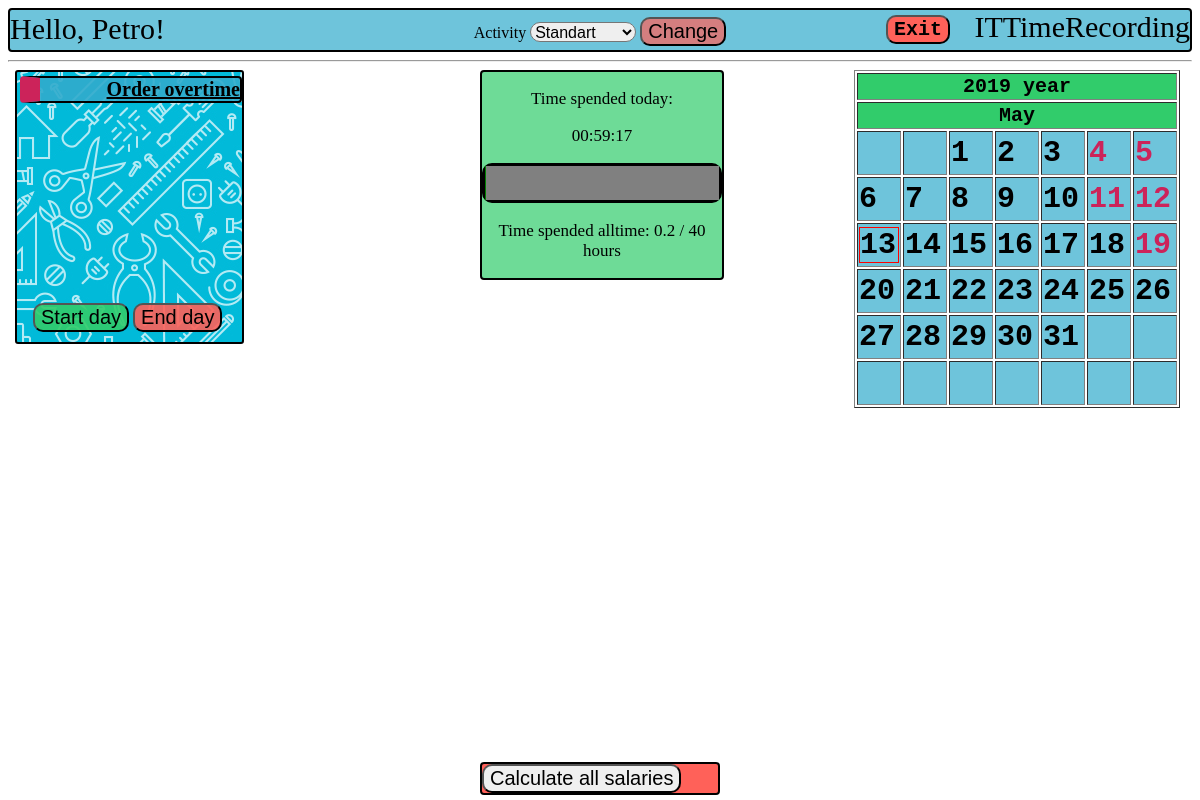
/home/me/ (signed in), run on the app's committed database.
### rec/models.py (models this page shows, shortened)
class User(db.Model):
    __tablename__ = 'USER'
    login = db.Column('LOGIN', db.String(20), primary_key=True)
    password = db.Column('PASSWORD', db.String(20), nullable=False)
    salary = db.Column('SALARY', db.INTEGER)
    worktime = db.Column('WORKTIME', db.INTEGER)
    username = db.Column('USERNAME', db.String(50), nullable=False)
    role = db.Column('ROLE_NAME', db.String(15), nullable=False )

class Manager(User):
    def start_dev_day(self, user, activity):
        target = User.query.filter_by(login=user).first()
        target.start_day(activity)
        db.session.commit()

class Workday(db.Model):
    __tablename__='WORKDAY'
    id = db.Column('ID', db.INTEGER, primary_key=True, autoincrement= True)
    time = db.Column('TIME', db.INTEGER)
    date = db.Column('DATE', db.INTEGER)
    activity = db.Column('ACTIVITY_NAME', db.String(15), db.ForeignKey('ACTIVITY.NAME'), nullable=False)
    user = db.Column('USER_LOGIN', db.String(20), db.ForeignKey('USER.LOGIN'), nullable=False)
    ended = db.Column('ENDED', db.INTEGER)

### rec/login/views.py (the view)
@mod.route('/me/')
@requires_login
def home():
    global menu
    menu = []
    if g.user.role == 'Developer':
        menu.append(['Order overtime', 'TakeOvertime'])
    if g.user.role == 'Manager':
        menu.append(['Change user activity', 'ChangeUserActivity'])
        menu.append(['Workday managing', 'ManageWorkday'])
        menu.append(['Registration of new worker', 'Register'])
        menu.append(['Delete user', 'Delete'])
    workdays = Workday.query.filter_by(date=date.toordinal())
    workdict = {}
    for workday in workdays:
        workdict[workday.user] = workday
    return render_template("homepage.html",
                           user=g.user,
                           menu=menu,
                           date=date,
                           cal=cal,
                           norms=session['normative'],
                           time=Workday.query.filter_by(id=session["workday_id"]).first().time + session['time'],
                           workdays=workdict)

### rec/login/views.py (called while the page is built)
@mod.before_request
def before_request():
    g.user = None
    if 'user_login' in session:
        g.user = User.query.get(session['user_login'])
        global cal
        day = Day(date, 1, 1, g.user.login)
        cal = Calendar.get_month(day, g.user.login)
        session['now'] = time.monotonic()
        quant = session['time']
        session['time'] = session['now'] - session['start']
        workday = Workday.query.filter_by(date=date.toordinal(), user=g.user.login).first()
        if (workday.ended == 1):
            session['time'] = 0
        else:
            fix_all_func(session['time'] - quant)

### rec/templates/homepage.html (shortened to what this page needs)
<!DOCTYPE html>
{% extends "base.html" %}
{% block body %}
    <form class="calc" method="post" action={{ url_for("Manager.calculate_all") }}>
        <input type = 'submit' value="Calculate all salaries">
    </form>
    <body link="black">
    <div class="hello">Hello, {{ user.username }}!</div>
    <div class="back"></div>
    <div class="menu">
    <ul>
    {% set role = user.role %}
    {% for item in menu %}
        <li>
            {% set url = role+"."+item[1] %}
            <a href = {{ url_for(url)}}>{{ item[0] }}</a>
        </li>
    {% endfor %}
    </ul>
    </div>
    <div class="progress_bar">
        <p> Time spended today: </p>
        {% set ended = workdays[user.login].ended %}
        <p {% if ended == 0 %}class="timer"{% endif %}>{{ '%02d'|format((time/3600)|int) }}:{{ '%02d'|format((time%3600)/60|int) }}:{{ '%02d'|format((time%60)|int) }} </p>
        <progress max = {{ norms }} value = {{ (user.worktime/3660 + time/3660)|round(2) }}></progress>
        <p> Time spended alltime: {{ (user.worktime/3600 + time/3660)|round(1)}} / {{ norms | round }} hours</p>
    </div>
    <div class = 'dayman'>
        <form method="post">
        <table>
            <tr>
                <td>
                   <input class="startday" type="submit" value="Start day" formaction={{ url_for("rec.begin_day") }}>
                </td>
                <td>
                    <input class="endday" type="submit" value="End day" formaction={{ url_for("rec.end_day") }}>
                </td>
            </tr>
        </table>
        </form>
    </div>
    {% include "calendar.html" %}
    <div class="activity">
        <form method="post">
            <label for="activity"> Activity </label>
            {% set activity = 'Standart' %}
                {% if user.login in workdays %}
                    {% set activity = workdays[user.login].activity %}
                {% endif %}
                <select name="activity" id="activity">
                    <option value="Standart" {% if activity == 'Standart' %} selected="selected" {% endif %}>Standart</option>
                </select>
            <input type="submit" name="activity" value="Change" formaction='{{ url_for('rec.activity') }}'>
        </form>
    </div>
    <form method="post">
    <input class="exit" type="submit" name="exit" value="Exit" formaction='{{ url_for('rec.exit') }}'>
    </form>
</body>
{% endblock %}

### rec/templates/base.html (shortened to what this page needs)
{% block content %}
<link rel="stylesheet" href="/static/css/main.css" />
<div class="header">ITTimeRecording</div>
<hr>
{% endblock %}
{% block body %}
{% endblock %}

### rec/templates/calendar.html (shortened to what this page needs)
<link rel="stylesheet" href="/static/css/main.css" />
<div class = "calendar">
<form method="post">
{% set months_names = {
        1: 'January', 2: 'February', 3: 'March', 4: 'April',
        5: 'May', 6: 'June', 7: 'July', 8: 'August',
        9: 'September', 10: 'October', 11: 'November', 12: 'December'
    } %}
    <table border="1">
        <tr>
            <th colspan="7">{{ date.year }} year</th>
        </tr>
        <tr>
            <th colspan="7">{{ months_names[date.month] }} </th>
        </tr>
        {% for week in cal %}
            <tr>
                {% for day in week %}
                    <td>
                    {% if  day.date == date.day %}
                        <div class="today">
                    {% endif %}
                    {% if day.form == "Vacancy" %}
                        <div class="vacancy">
                            <div class="date">{{ day.date }}</div>
                        </div>
                    {% endif %}
                    {% if day.form == "Work" %}
                        <div class="workday">
                            <div class="date">{{ day.date }}</div>
                        </div>
                    {% endif %}
                    {% if  day.date == date.day %}
                        </div>
                    {% endif %}
                    </td>
                {% endfor %}
            </tr>
        {% endfor %}
    </table>
</form>
</div>

### rec/static/css/main.css (style rules this page uses)
body { background-color: #57FFC6; background: url("work.jpg"); background-size: 900px 900px; font-family: Georgia, 'Times New Roman', Times, serif; }
.dayman { position:absolute; top: 300px; left: 30px; z-index: 1; }
.startday { background-color: rgba(49, 204, 107, 0.9); }
.endday { background-color: rgba(255, 97, 89, 0.9); }
input { border-radius: 10px; }
.back { background: url("tools.jpg"); position: absolute; top: 70px; left: 15px; width: 225px; height: 270px; border-radius: 3px; border: black solid 2px; }
.activity { text-align: center; padding: 2px; position:absolute; top: 15px; right: 35%; left: 35%; }
.activity input { background-color: rgba(255, 97, 89, 0.7); border-radius: 10px; }
.activity select { margin: 0px; padding: 0px; height: 20px; font-size: 16px; border-radius: 10px; }
.header { height: 40px; font-size: 30px; text-align: right; background-color: rgba(49, 171, 204, 0.7); border: black solid 2px; border-radius: 4px; }
.autorization td, input { font-size: 20px; }
.progress_bar { width: 20%; position:absolute; top: 70px; left: 40%; right: 40%; background-color: rgba(49, 204, 107, 0.7); border: black solid 2px; border-radius: 4px; }
.progress_bar progress { color: #31ABCC; width: 100%; height: 40px; border: black solid 3px; border-radius: 10px; }
.progress_bar p { color: black; text-align: center; font-size: 17px; }
.menu { position: absolute; top:60px; left: 10px; }
.menu ul { list-style-type: none; padding-left: 10px; color: black; }
.menu li { font-size: 20px; width: 200px; background-color: rgba(49, 171, 204, 0.9); text-align: right; border: black solid 2px; border-radius: 4px; border-left: #CC235A solid 20px; font-weight: bolder; }
.calendar { position: absolute; top: 70px; right: 20px; }
.calendar .vacancy { color: #CC235A; }
.calendar td { background-color: rgba(49, 171, 204, 0.7); font-size: 30px; width: 40px; height: 40px; font-family: monospace; font-weight: bold; }
.calendar th { background-color: #31CC6B; font-size: 20px; font-family: monospace; font-weight: bold; }
.calendar .today { border: solid 1px red; }
.exit { background-color: #ff6159; font-size: 20px; font-family: monospace; font-weight: bold; text-align: center; position: absolute; top: 15px; right: 250px; }
.hello { position: absolute; top: 12px; left: 10px; font-size: 30px; }
.calc { position: absolute; bottom: 5px; right:40%; left:40%; background-color: #ff6159; border: black solid 2px; border-radius: 4px; }

### data on the page
Manager: username "Petro", (user.worktime/3600+time/3660)|round(1) "0.2", date "1", date "2", date "3", date "4", date "5", date "6", date "7", date "8", date "9", date "10", date "11", date "12", date "13", date "14", date "15", date "16", date "17", date "18", date "19", date "20", date "21", date "22", date "23", date "24", date "25", date "26", date "27", date "28", date "29", date "30", date "31"
Workday: activity "Standart"

### other printed values
{{ item[0] }} "Order overtime"
{{ '%02d'|format((time/3600)|int) }} "00"
{{ '%02d'|format((time%3600)/60|int) }} "59"
{{ '%02d'|format((time%60)|int) }} "17"
{{ norms | round }} "40"
{{ date.year }} "2019"
{{ months_names[date.month] }} "May"
